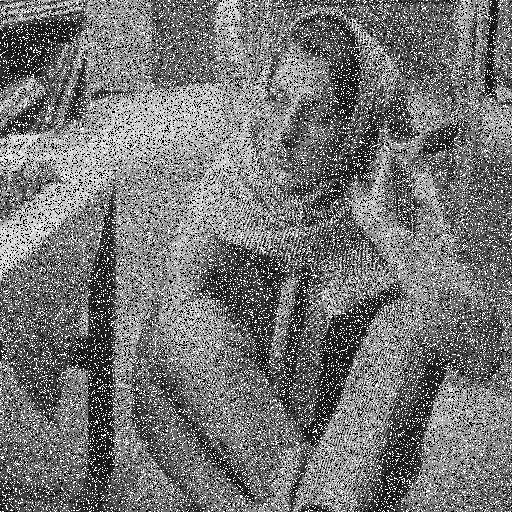
#> input picture noisyimg.png, 512 x 512 px
$ python Simple_Motion_Detector.py --video noisyimg.png
#> lines starting #> are read from the running program, lines starting #| are printed output that depends on the picture
from imutils.video import VideoStream
import imutils
import argparse
import cv2
import numpy as np
import time
import datetime
from live_cam import live


ap = argparse.ArgumentParser()
ap.add_argument("-v","--video",help="Path to video")
ap.add_argument("-a","--area",type = int,default = 500, help="min area")

args = vars(ap.parse_args())

print(args)

if args.get("video",None) is None:
    vs = VideoStream(src=0).start()
    # vs = live()
    time.sleep(2.0)
else:
    vs = cv2.VideoCapture(args["video"])

firstFrame = None

fgbg = cv2.createBackgroundSubtractorMOG2()

while True:
    # frame = live()
    frame = vs.read()

    frame = frame if args.get("video",None) is None else frame[1]
#> frame is the input picture: shape (512, 512, 3); min 0, max 255, mean 117
    text = "Unoccupied"

    if frame is None:
        break

    frame = imutils.resize(frame, width=500)
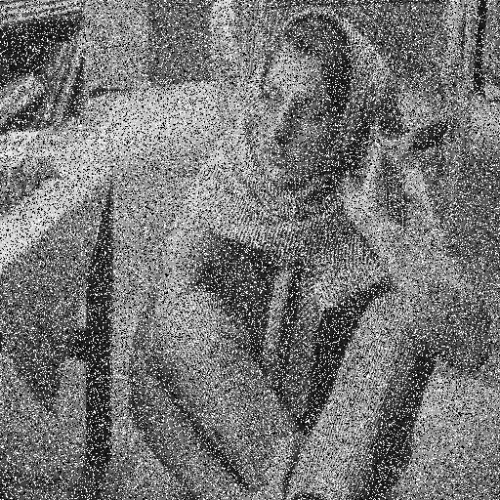
#> frame: shape (500, 500, 3); min 0, max 255, mean 117
    gray = cv2.cvtColor(frame,cv2.COLOR_BGR2GRAY)
    gray = cv2.GaussianBlur(gray, (21,21), 0)
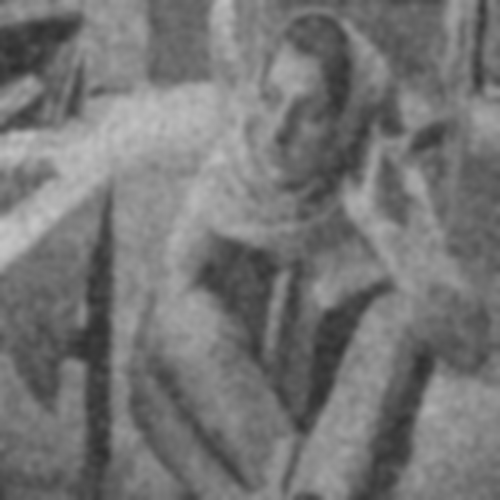
#> gray: shape (500, 500); min 46, max 195, mean 117

    if firstFrame is None:
        firstFrame = gray
        continue

    # frameDelta = cv2.absdiff(firstFrame,gray)
    frameDelta = fgbg.apply(gray)
    thresh = cv2.threshold(frameDelta, 25, 255, cv2.THRESH_BINARY)[1]

    thresh = cv2.dilate(thresh, None, iterations=2)
    cnts = cv2.findContours(thresh.copy(), cv2.RETR_EXTERNAL, cv2.CHAIN_APPROX_SIMPLE)
    cnts = imutils.grab_contours(cnts)
    # print(len(cnts))
    n=0
    for c in cnts:

        if cv2.contourArea(c) < args["area"]:
            continue
        n+=1
        (x,y,w,h) = cv2.boundingRect(c)
        cv2.rectangle(frame, (x,y) ,(x+w,y+h), (0,255,0), 2)
        text = "Occupied"

    cv2.putText(frame, f"Room Status:{text}",(10,20),cv2.FONT_HERSHEY_SIMPLEX, 0.5, (0,0,255), 2)
    cv2.putText(frame,f"Total Objects : {n} "+ datetime.datetime.now().strftime("%A %d %B %Y %I:%M:%S%p"),(10, frame.shape[0] - 10), cv2.FONT_HERSHEY_SIMPLEX, 0.35, (0, 0, 255), 1)

    cv2.imshow("Security Feed", frame)
    cv2.imshow("Thresh",thresh)
    cv2.imshow("Frame Delta",frameDelta)

    key = cv2.waitKey(1) & 0xFF
    if key == ord("q"):
        break

vs.stop() if args.get("video", None) is None else vs.release()
cv2.destroyAllWindows()
